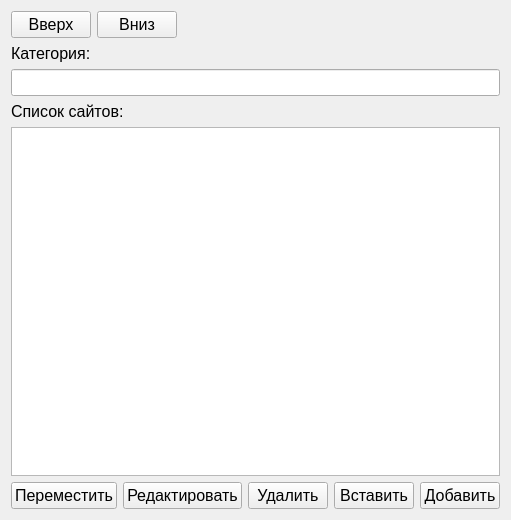
<?xml version="1.0" encoding="UTF-8"?>
<ui version="4.0">
 <class>ListWidget</class>
 <widget class="QWidget" name="ListWidget">
  <property name="geometry">
   <rect>
    <x>0</x>
    <y>0</y>
    <width>499</width>
    <height>520</height>
   </rect>
  </property>
  <property name="font">
   <font>
    <pointsize>12</pointsize>
   </font>
  </property>
  <property name="windowTitle">
   <string>Form</string>
  </property>
  <layout class="QVBoxLayout" name="verticalLayout">
   <item>
    <layout class="QHBoxLayout" name="horizontalLayout_2">
     <item>
      <widget class="QPushButton" name="btnUp">
       <property name="text">
        <string>Вверх</string>
       </property>
      </widget>
     </item>
     <item>
      <widget class="QPushButton" name="btnDown">
       <property name="text">
        <string>Вниз</string>
       </property>
      </widget>
     </item>
     <item>
      <spacer name="horizontalSpacer">
       <property name="orientation">
        <enum>Qt::Horizontal</enum>
       </property>
       <property name="sizeHint" stdset="0">
        <size>
         <width>40</width>
         <height>20</height>
        </size>
       </property>
      </spacer>
     </item>
    </layout>
   </item>
   <item>
    <widget class="QLabel" name="label">
     <property name="text">
      <string>Категория:</string>
     </property>
    </widget>
   </item>
   <item>
    <widget class="QLineEdit" name="edtName"/>
   </item>
   <item>
    <widget class="QLabel" name="label_2">
     <property name="text">
      <string>Список сайтов:</string>
     </property>
    </widget>
   </item>
   <item>
    <widget class="QListWidget" name="lstList">
     <property name="font">
      <font>
       <pointsize>10</pointsize>
      </font>
     </property>
    </widget>
   </item>
   <item>
    <layout class="QHBoxLayout" name="horizontalLayout">
     <item>
      <widget class="QPushButton" name="btnMove">
       <property name="text">
        <string>Переместить</string>
       </property>
      </widget>
     </item>
     <item>
      <widget class="QPushButton" name="btnEdit">
       <property name="text">
        <string>Редактировать</string>
       </property>
      </widget>
     </item>
     <item>
      <widget class="QPushButton" name="btnDelete">
       <property name="text">
        <string>Удалить</string>
       </property>
      </widget>
     </item>
     <item>
      <widget class="QPushButton" name="btnInsert">
       <property name="text">
        <string>Вставить</string>
       </property>
      </widget>
     </item>
     <item>
      <widget class="QPushButton" name="btnAdd">
       <property name="text">
        <string>Добавить</string>
       </property>
      </widget>
     </item>
    </layout>
   </item>
  </layout>
 </widget>
 <resources/>
 <connections/>
</ui>
